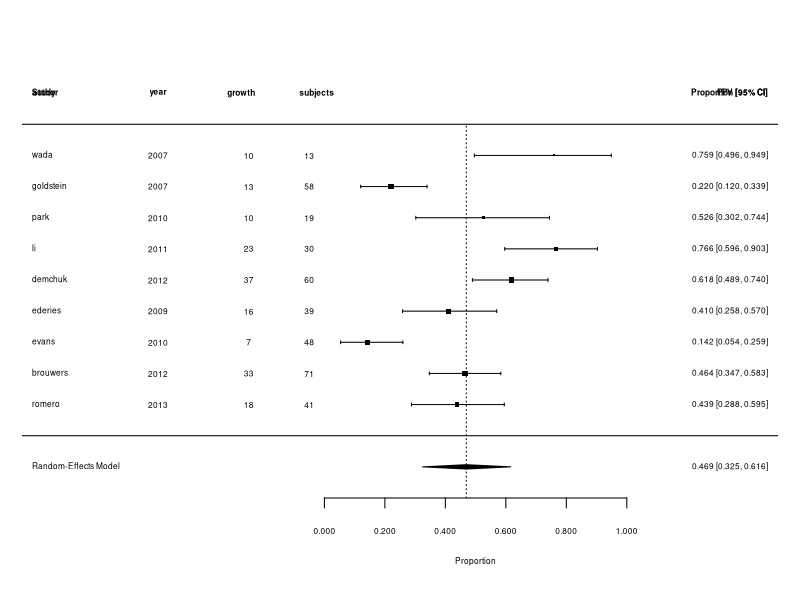
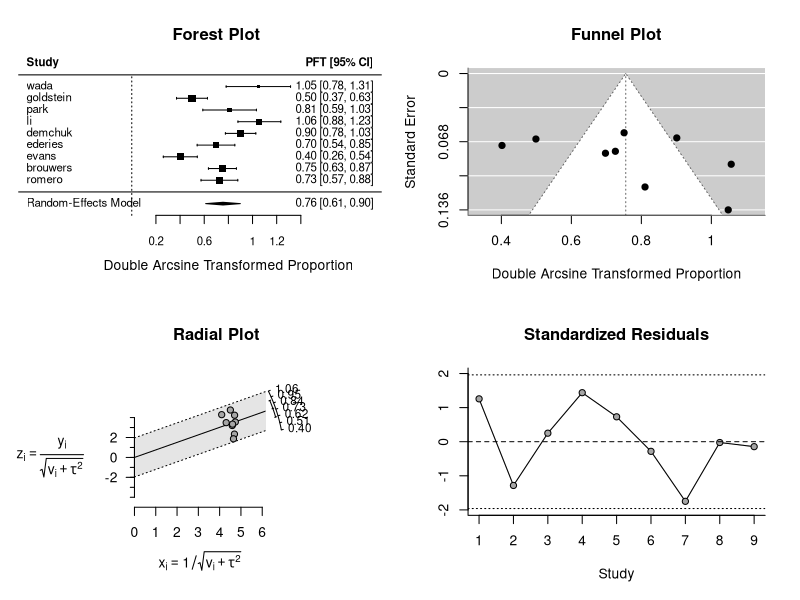

Generate these figures, in order, with R:
## ---- chunk 1
knitr::opts_chunk$set(echo = TRUE)
## ---- chunk 2
library(metafor)
#ongoing project to evaluate accuracy of spot sign

dat <- data.frame(author=c("wada","goldstein","park","li","demchuk","ederies","evans","brouwers","romero"),
year=c(2007,2007,2010,2011,2012,2009,2010,2012,2013),
xi=c(10,13,10,23,37,16,7,33,18), 
ni=c(13,58,19,30,60,39,48,71,41))
dat$pi <- with(dat, xi/ni)
dat <- escalc(measure="PFT", xi=xi, ni=ni, data=dat, add=0)	
res <- rma(yi, vi, method="REML", data=dat, slab=paste(author))
result<-predict(res, transf=transf.ipft.hm, targs=list(ni=dat$ni))
result$pred
forest(res, transf=transf.ipft.hm, targs=list(ni=dat$ni), xlim=c(-1,1.5),refline=result$pred,cex=.5, ilab=cbind(dat$year,dat$xi, dat$ni),
       ilab.xpos=c(-.55,-.25,-.05),digits=3)
op <- par(cex=.5, font=2)
text(-1.0,      11, "author ",     pos=4)
text(c(-.55,-.275,-.025), 	11, c("year", "growth", "subjects"))
text(1.5,                  11, "PPV [95% CI]", pos=2)
par(op)

## ---- chunk 3
#funnel plot
plot(res)
